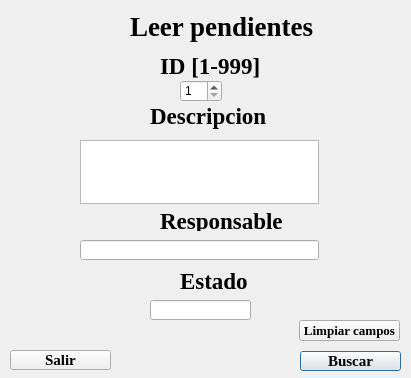
<?xml version="1.0" encoding="UTF-8"?>
<ui version="4.0">
 <class>leerPendientes</class>
 <widget class="QDialog" name="leerPendientes">
  <property name="geometry">
   <rect>
    <x>0</x>
    <y>0</y>
    <width>411</width>
    <height>378</height>
   </rect>
  </property>
  <property name="windowTitle">
   <string>Leer</string>
  </property>
  <property name="windowIcon">
   <iconset theme="QIcon::ThemeIcon::SystemSearch"/>
  </property>
  <widget class="QLabel" name="label">
   <property name="geometry">
    <rect>
     <x>130</x>
     <y>10</y>
     <width>211</width>
     <height>33</height>
    </rect>
   </property>
   <property name="font">
    <font>
     <family>Times New Roman</family>
     <pointsize>20</pointsize>
     <bold>true</bold>
    </font>
   </property>
   <property name="text">
    <string>Leer pendientes</string>
   </property>
  </widget>
  <widget class="QSpinBox" name="idLeer">
   <property name="geometry">
    <rect>
     <x>180</x>
     <y>80</y>
     <width>42</width>
     <height>22</height>
    </rect>
   </property>
   <property name="cursor">
    <cursorShape>PointingHandCursor</cursorShape>
   </property>
   <property name="minimum">
    <number>1</number>
   </property>
   <property name="maximum">
    <number>999</number>
   </property>
  </widget>
  <widget class="QPushButton" name="botonBuscar">
   <property name="geometry">
    <rect>
     <x>300</x>
     <y>351</y>
     <width>101</width>
     <height>20</height>
    </rect>
   </property>
   <property name="font">
    <font>
     <family>Times New Roman</family>
     <pointsize>11</pointsize>
     <bold>true</bold>
    </font>
   </property>
   <property name="cursor">
    <cursorShape>PointingHandCursor</cursorShape>
   </property>
   <property name="text">
    <string>Buscar</string>
   </property>
  </widget>
  <widget class="QLabel" name="label_2">
   <property name="geometry">
    <rect>
     <x>160</x>
     <y>50</y>
     <width>111</width>
     <height>31</height>
    </rect>
   </property>
   <property name="font">
    <font>
     <family>Times New Roman</family>
     <pointsize>17</pointsize>
     <bold>true</bold>
    </font>
   </property>
   <property name="text">
    <string>ID [1-999]</string>
   </property>
  </widget>
  <widget class="QTextEdit" name="descLeer">
   <property name="geometry">
    <rect>
     <x>80</x>
     <y>140</y>
     <width>239</width>
     <height>64</height>
    </rect>
   </property>
   <property name="cursor" stdset="0">
    <cursorShape>ForbiddenCursor</cursorShape>
   </property>
   <property name="readOnly">
    <bool>true</bool>
   </property>
  </widget>
  <widget class="QLabel" name="label_3">
   <property name="geometry">
    <rect>
     <x>150</x>
     <y>100</y>
     <width>121</width>
     <height>31</height>
    </rect>
   </property>
   <property name="font">
    <font>
     <family>Times New Roman</family>
     <pointsize>17</pointsize>
     <bold>true</bold>
    </font>
   </property>
   <property name="text">
    <string>Descripcion</string>
   </property>
  </widget>
  <widget class="QLabel" name="label_5">
   <property name="geometry">
    <rect>
     <x>180</x>
     <y>270</y>
     <width>191</width>
     <height>21</height>
    </rect>
   </property>
   <property name="font">
    <font>
     <family>Times New Roman</family>
     <pointsize>17</pointsize>
     <italic>false</italic>
     <bold>true</bold>
     <underline>false</underline>
     <strikeout>false</strikeout>
    </font>
   </property>
   <property name="text">
    <string>Estado</string>
   </property>
  </widget>
  <widget class="QLineEdit" name="respLeer">
   <property name="geometry">
    <rect>
     <x>80</x>
     <y>240</y>
     <width>239</width>
     <height>20</height>
    </rect>
   </property>
   <property name="cursor">
    <cursorShape>ForbiddenCursor</cursorShape>
   </property>
   <property name="readOnly">
    <bool>true</bool>
   </property>
  </widget>
  <widget class="QLabel" name="label_4">
   <property name="geometry">
    <rect>
     <x>160</x>
     <y>210</y>
     <width>221</width>
     <height>21</height>
    </rect>
   </property>
   <property name="font">
    <font>
     <family>Times New Roman</family>
     <pointsize>17</pointsize>
     <italic>false</italic>
     <bold>true</bold>
     <underline>false</underline>
     <strikeout>false</strikeout>
    </font>
   </property>
   <property name="text">
    <string>Responsable</string>
   </property>
  </widget>
  <widget class="QLineEdit" name="estadoLeer">
   <property name="geometry">
    <rect>
     <x>150</x>
     <y>300</y>
     <width>101</width>
     <height>20</height>
    </rect>
   </property>
   <property name="cursor">
    <cursorShape>ForbiddenCursor</cursorShape>
   </property>
   <property name="readOnly">
    <bool>true</bool>
   </property>
  </widget>
  <widget class="QPushButton" name="pushButton">
   <property name="geometry">
    <rect>
     <x>299</x>
     <y>320</y>
     <width>101</width>
     <height>21</height>
    </rect>
   </property>
   <property name="font">
    <font>
     <family>Times New Roman</family>
     <pointsize>10</pointsize>
     <bold>true</bold>
    </font>
   </property>
   <property name="cursor">
    <cursorShape>PointingHandCursor</cursorShape>
   </property>
   <property name="text">
    <string>Limpiar campos</string>
   </property>
  </widget>
  <widget class="QPushButton" name="botonBuscar_2">
   <property name="geometry">
    <rect>
     <x>10</x>
     <y>350</y>
     <width>101</width>
     <height>20</height>
    </rect>
   </property>
   <property name="font">
    <font>
     <family>Times New Roman</family>
     <pointsize>11</pointsize>
     <bold>true</bold>
    </font>
   </property>
   <property name="cursor">
    <cursorShape>PointingHandCursor</cursorShape>
   </property>
   <property name="text">
    <string>Salir</string>
   </property>
  </widget>
 </widget>
 <resources/>
 <connections/>
</ui>
